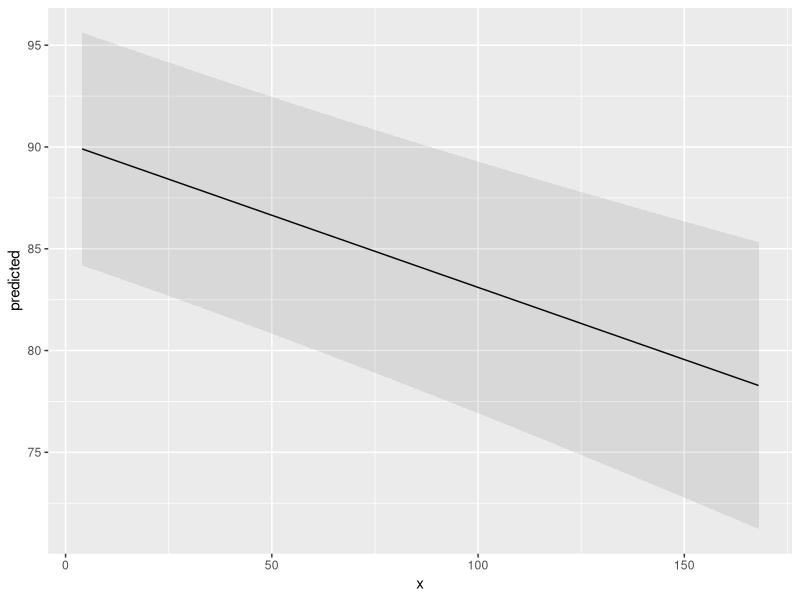
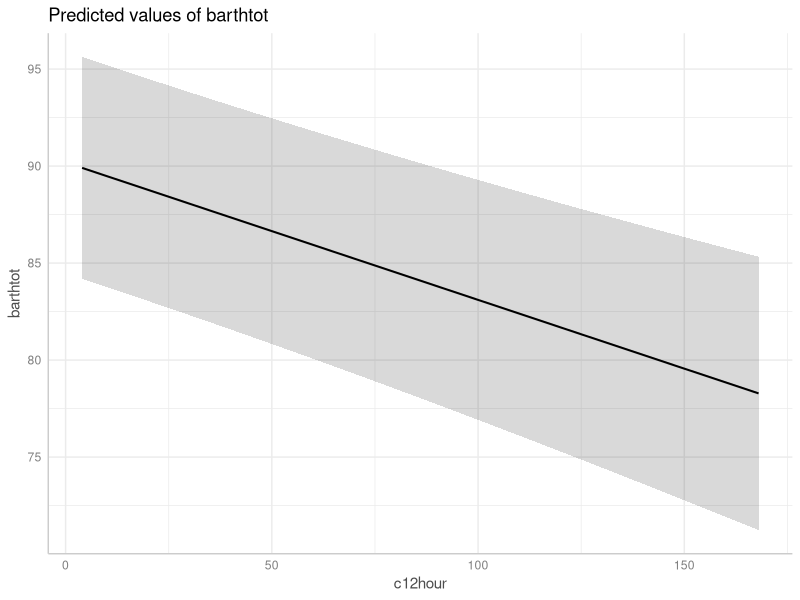
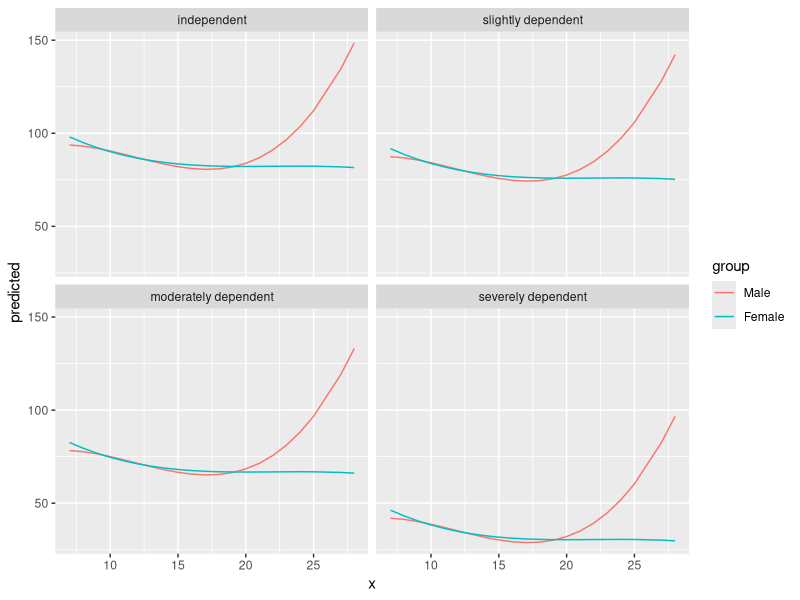
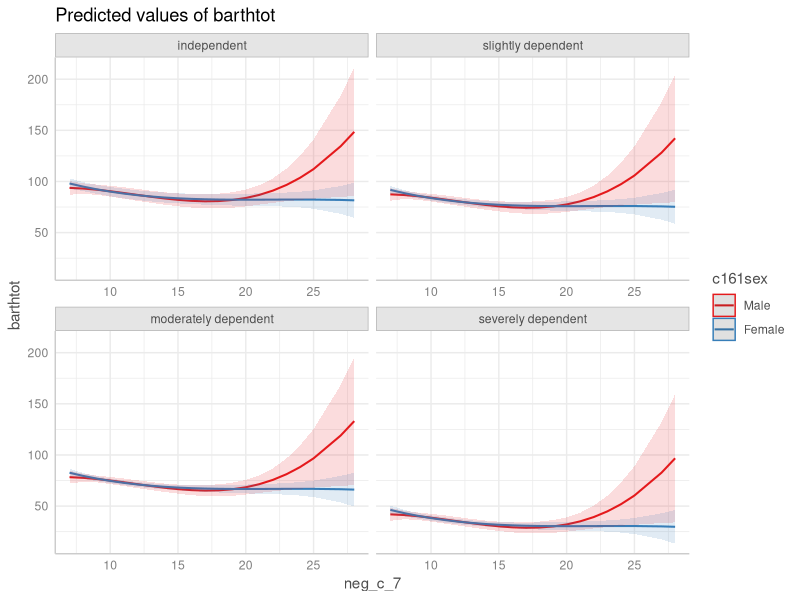

Write R code to recreate these figures, in order.
## ---- chunk 1
options(digits = 2)

knitr::opts_chunk$set(
  collapse = TRUE,
  fig.path = "man/figures/",
  fig.width = 7,
  fig.height = 5,
  comment = "#>",
  dev = "png"
)

# supported via name space
ggeffects_namespace <- ls(getNamespace("ggeffects"))
ns_get_predictions <- ggeffects_namespace[grepl("^get_predictions\\.", ggeffects_namespace)]
.supported_models <- gsub("^get_predictions\\.", "", ns_get_predictions)

.supported_models <- setdiff(unique(sort(c(.supported_models,
  "wblm", "wbm", "phylolm", "phyloglm", "mblogit", "mclogit", "logitr", "averaging",
  "orm", "mlogit", "glimML", "cgam", "ols", "mixor", "glmx", "lrm", "lmrob", "feglm",
  "glmrob", "glmRob", "brglm", "bigglm", "biglm", "speedglm", "speedlm", "svyglm.nb",
  "svyglm", "stanreg", "brmsfit", "bayesx", "gamlss", "bamlss", "gam", "tobit",
  "survreg", "Gam", "MCMCglmm", "glmerMod", "glmmTMB", "nlmerMod", "lmerMod",
  "merModLmerTest", "rlmerMod", "lme", "logistf", "ivreg", "fixest", "gls", "geeglm",
  "clmm", "clm", "clm2", "polr", "rq", "rqss", "gee", "plm", "negbin", "vgam", "vglm",
  "lm_robust", "lmrob", "lmRob", "betareg", "truncreg", "coxph", "brmultinom",
  "multinom", "bracl", "Zelig-relogit", "zerotrunc", "zeroinfl", "hurdle", "MixMod",
  "glm", "lm", "tidymodels", "betabin", "bglmer", "blmer", "cgamm", "gamm", "gamm4",
  "glm.nb", "polr", "rlm", "rqs", "glmer.nb", "glmmPQL", "nestedLogit", "sdmTMB",
  "flic", "flac", "glmgee", "glm_weightit", "multinom_weightit", "ordinal_weightit"
))), "default")
## ---- chunk 2
library(ggeffects)
library(splines)
library(datawizard)
data(efc, package = "ggeffects")
efc <- to_factor(efc, c("c161sex", "e42dep"))
fit <- lm(barthtot ~ c12hour + bs(neg_c_7) * c161sex + e42dep, data = efc)

predict_response(fit, terms = "c12hour")
## ---- chunk 3
library(ggplot2)
mydf <- predict_response(fit, terms = "c12hour")
ggplot(mydf, aes(x, predicted)) +
  geom_line() +
  geom_ribbon(aes(ymin = conf.low, ymax = conf.high), alpha = 0.1)
## ---- chunk 4
mydf <- predict_response(fit, terms = "c12hour")
plot(mydf)
## ---- chunk 5
result <- predict_response(fit, terms = c("neg_c_7", "c161sex", "e42dep"))
# we want a more compact table, thus we use `print()` explicitly
print(result, collapse_table = TRUE, collapse_ci = TRUE)

ggplot(result, aes(x = x, y = predicted, colour = group)) +
  geom_line() +
  facet_wrap(~facet)
## ---- chunk 6
plot(result)
